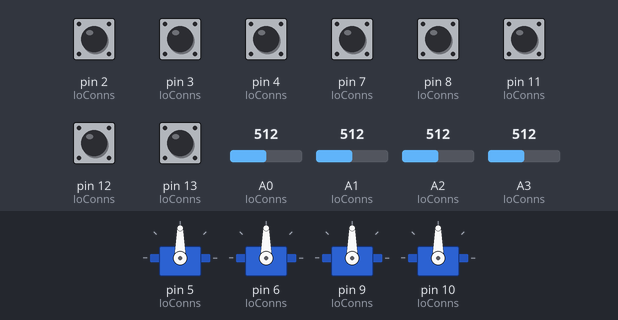
Recording of a sketch running on a simulated Arduino Uno, built with avr-gcc and run on an emulated ATmega328P. Parts: 4 × servo. Inputs (shaded band) come from the test bench; at power-on: pin 2 (IoConns), pin 3 (IoConns), pin 4 (IoConns), pin 7 (IoConns), pin 8 (IoConns), pin 11 (IoConns), pin 12 (IoConns), pin 13 (IoConns) HIGH, A0 (IoConns) = 512, A1 (IoConns) = 512, A2 (IoConns) = 512, A3 (IoConns) = 512. What the sketch prints to the serial monitor is not drawn.

Above: at 1.2 s.
1.3 s: pin 2 (IoConns) pulled LOW for 0.15 s
At 1.37 s:
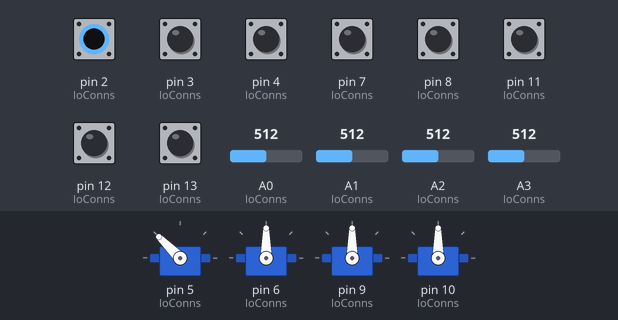
2.9 s: pin 3 (IoConns) pulled LOW for 0.15 s
At 2.97 s:
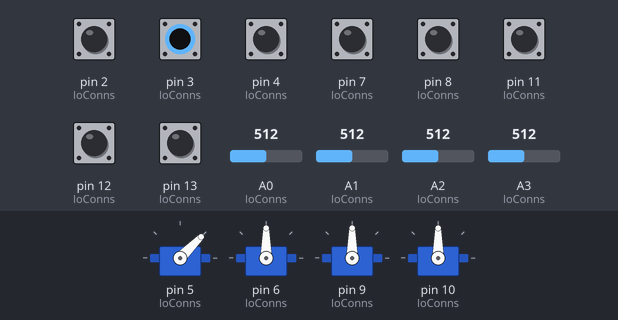
4.5 s: pin 4 (IoConns) pulled LOW for 0.15 s
At 4.57 s:
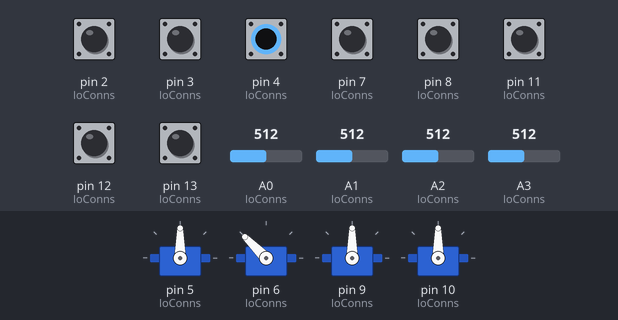
6.1 s: pin 7 (IoConns) pulled LOW for 0.15 s
At 6.17 s:
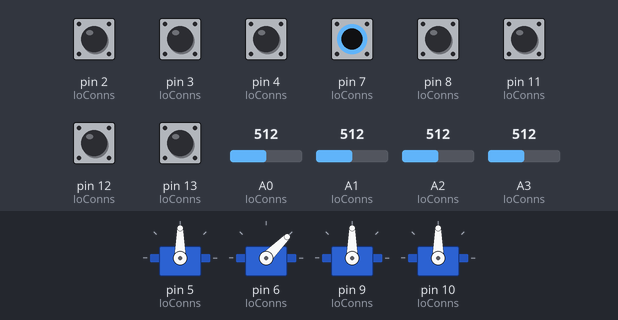
7.7 s: pin 8 (IoConns) pulled LOW for 0.15 s
At 7.77 s:
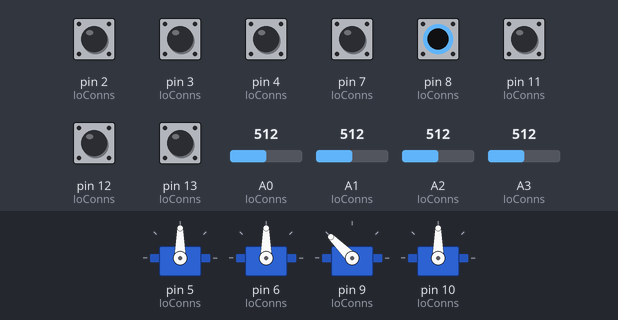
9.3 s: pin 11 (IoConns) pulled LOW for 0.15 s
At 9.37 s:
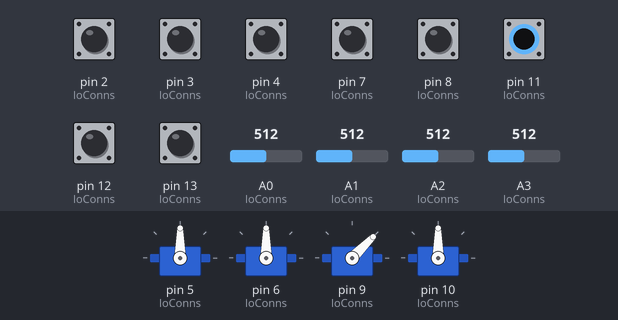
Timing chart, 0 to 11.9 s (numbered marks = the images above; inputs shaded):
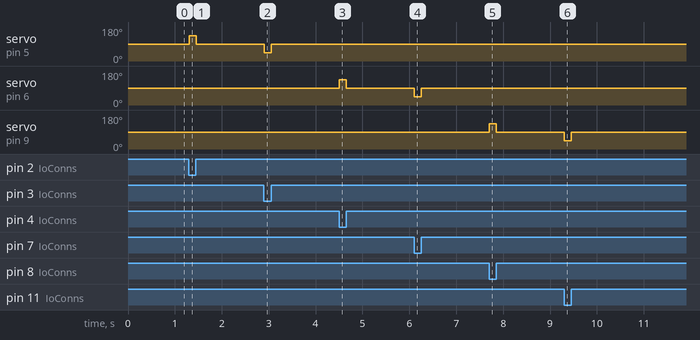

Measured:
- after the input at 1.3 s, servo on pin 5 (IoConns): 90° → 135° at once, → 90° 0.15 s later
- after the input at 2.9 s, servo on pin 5 (IoConns): 90° → 45° at once, → 90° 0.15 s later
- after the input at 4.5 s, servo on pin 6 (IoConns): 90° → 135° at once, → 90° 0.15 s later
- after the input at 6.1 s, servo on pin 6 (IoConns): 90° → 45° at once, → 90° 0.15 s later
- after the input at 7.7 s, servo on pin 9 (IoConns): 90° → 135° at once, → 90° 0.15 s later
- after the input at 9.3 s, servo on pin 9 (IoConns): 90° → 45° at once, → 90° 0.15 s later

The sketch:

pwm_motor_driver.ino
```cpp
// pwm motor driver
//
// this is intended to drive a Rev Robotics SparkMAX (or equiv) motor controller using the PWM inputs
//
// in this mode, it operates just like a conventional servo
//
// The PWM is controlled using a potentiometer connected to an analog input.  The pot only
// sets speed - direction is controlled by a DPDT center-off switch.
// Each of the positions is connected to a digital input and run the motor in the desired direction
// at the speed proportional to the pot setting - when no speed is selected, the inputs are pulled high
// using on-board pullup in the micro controller and the motor is stopped via the appropriate PWM signal.


#include <Servo.h>


#define POT_0   A0
#define POT_1   A1
#define POT_2   A2
#define POT_3   A3

#define PWM_0   5
#define PWM_1   6
#define PWM_2   9
#define PWM_3   10

#define FWD_0   2
#define REV_0   3
#define FWD_1   4
#define REV_1   7
#define FWD_2   8
#define REV_2   11
#define FWD_3   12
#define REV_3   13

#define SERVO_FULL_REV    0   // corresponds to 0 degrees
#define SERVO_STOP        90  // mid point
#define SERVO_FULL_FWD    180 // max servo PWM value


typedef struct {
  int   motorSpeed;
  int   motorPwm;
  int   motorFwd;
  int   motorRev;
  Servo servo;
} IO_CONNS;


IO_CONNS  IoConns[] = {
  { POT_0, PWM_0, FWD_0, REV_0 },
  { POT_1, PWM_1, FWD_1, REV_1 },
  { POT_2, PWM_2, FWD_2, REV_2 },
  { POT_3, PWM_3, FWD_3, REV_3 },
};


#define SERIAL_BAUD_RATE    115200


#define PER_LOOP_PAUSE      0


void setup() {
  Serial.begin(SERIAL_BAUD_RATE);
  Serial.println("Starting...");

  int i;

  for (i = 0 ; i < sizeof(IoConns)/sizeof(IoConns[0]) ; i++) {
    pinMode(IoConns[i].motorFwd, INPUT_PULLUP);
    pinMode(IoConns[i].motorRev, INPUT_PULLUP);
    pinMode(IoConns[i].motorPwm, OUTPUT);
    IoConns[i].servo.attach(IoConns[i].motorPwm);
  }
}

void loop() {

  int i, speedRead, fwdRead, revRead, servoVal;

  for (i = 0 ; i < (sizeof(IoConns)/sizeof(IoConns[0])) ; i++) {
    speedRead = analogRead(IoConns[i].motorSpeed);   // get the speed, 0-1023 range

    fwdRead = digitalRead(IoConns[i].motorFwd);
    revRead = digitalRead(IoConns[i].motorRev);

    if ((fwdRead == HIGH && revRead == HIGH) ||     // no direction selected
        (fwdRead == LOW  && revRead == LOW)) {       // invalid state - STOP!
      servoVal = SERVO_STOP;
    } else {
      if (fwdRead == LOW) {                         // map forward
        servoVal = map(speedRead, 0, 1023, SERVO_STOP, SERVO_FULL_FWD);
      } else {                                      // else backward
        servoVal = map(speedRead, 0, 1023, SERVO_STOP, SERVO_FULL_REV);
      }
    }

#ifdef DEBUG
    Serial.print("Speed value for ");
    Serial.print(IoConns[i].motorSpeed);
    Serial.print(" is ");
    Serial.print(speedRead);
    Serial.print("(R ");
    Serial.print(revRead);
    Serial.print(" / F ");
    Serial.print(fwdRead);
    Serial.println(")");

    Serial.print("Servo value for ");
    Serial.print(IoConns[i].motorPwm);
    Serial.print(" is ");
    Serial.println(servoVal);
#endif

    IoConns[i].servo.write(servoVal);
  }

  delay(PER_LOOP_PAUSE);                            // give things a chance to settle...
}
```
